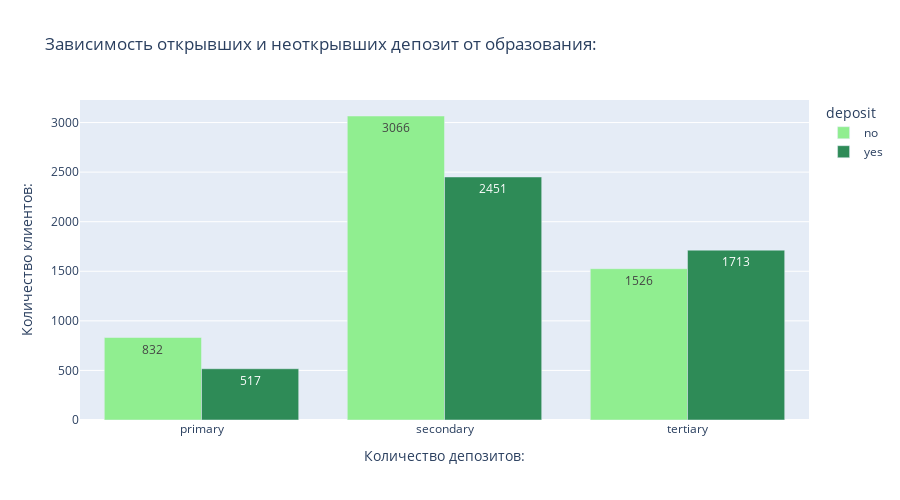

The notebook cell saved with this chart:
### Code cell
# Создаем сводную таблицу:

df_education = data.pivot_table(index = 'education',
    columns = 'deposit',
    values = 'job',
    aggfunc = 'count'
    )

# Построим многоуровневую столбчатую диаграмму:
fig = px.bar(df_education,
    barmode = 'group',
    # Заголовок графика:
    title = '''Зависимость открывших и неоткрывших депозит от образования:''',
    # Цвет графика:
    color_discrete_sequence = ['lightgreen', 'seagreen'],
    # Высота графика:
    height = 500,
    # Выведем количество наблюдений в каждом столбце:
    text_auto = True
    )
# Присваиваем заголовки осей координат:
fig.update_xaxes(title_text = 'Количество депозитов:')
fig.update_yaxes(title_text = 'Количество клиентов:')
# Выводим результат на экран:
fig.show()

### Figure 1 — Plotly figure (JSON) as saved in the notebook; plotly's stock layout.template omitted (floating-point values rounded to 4 significant figures)
{"data": [{"alignmentgroup": "True", "hovertemplate": "deposit=no<br>education=%{x}<br>value=%{y}<extra></extra>", "legendgroup": "no", "marker": {"color": "lightgreen", "pattern": {"shape": ""}}, "name": "no", "offsetgroup": "no", "orientation": "v", "showlegend": true, "textposition": "auto", "texttemplate": "%{y}", "type": "bar", "x": ["primary", "secondary", "tertiary"], "xaxis": "x", "y": [832, 3066, 1526], "yaxis": "y"}, {"alignmentgroup": "True", "hovertemplate": "deposit=yes<br>education=%{x}<br>value=%{y}<extra></extra>", "legendgroup": "yes", "marker": {"color": "seagreen", "pattern": {"shape": ""}}, "name": "yes", "offsetgroup": "yes", "orientation": "v", "showlegend": true, "textposition": "auto", "texttemplate": "%{y}", "type": "bar", "x": ["primary", "secondary", "tertiary"], "xaxis": "x", "y": [517, 2451, 1713], "yaxis": "y"}], "layout": {"barmode": "group", "height": 500, "legend": {"title": {"text": "deposit"}, "tracegroupgap": 0}, "title": {"text": "Зависимость открывших и неоткрывших депозит от образования:"}, "xaxis": {"anchor": "y", "domain": [0, 1], "title": {"text": "Количество депозитов:"}}, "yaxis": {"anchor": "x", "domain": [0, 1], "title": {"text": "Количество клиентов:"}}}}
